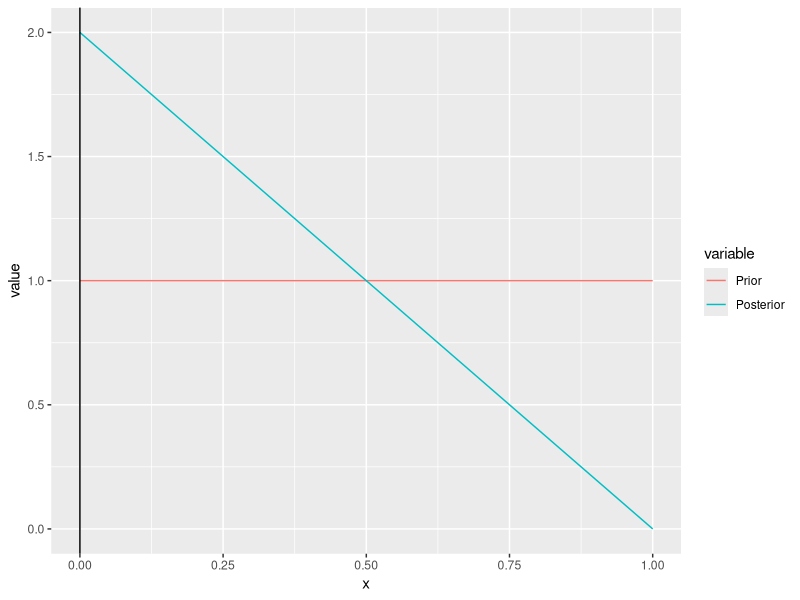
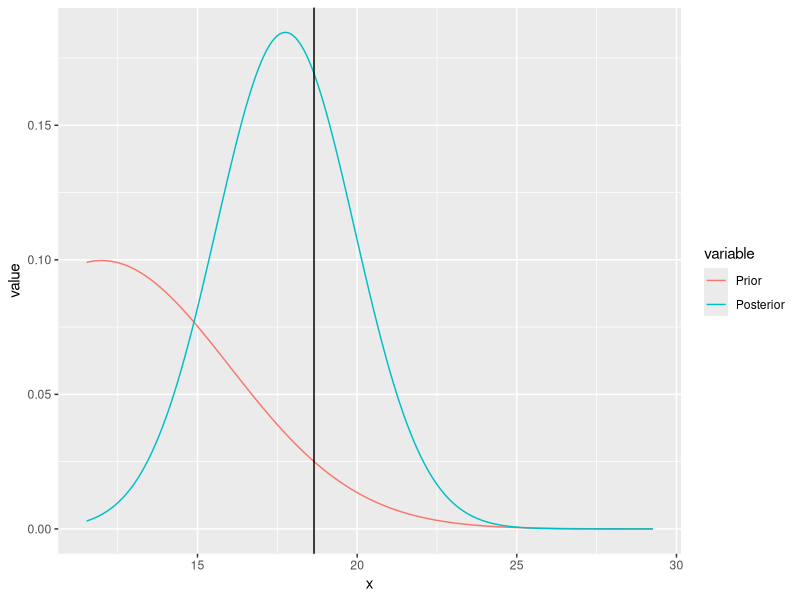

Source code (R) for these figures, in order:
#Inference for Binomial with Beta Prior
BBB<-function(n,p,alpha,beta)
{
  require(ggplot2)
  require(reshape2)
  xx<-rbinom(1,n,p)
  p_hat<-xx/n
  print("Observed Proportion, Posterior Mean")
  p_hat_Post<-(alpha+xx)/(n+alpha+beta)
  print(c(p_hat,p_hat_Post))
  x  <- seq(0, 1, 0.01)
  Prior <- dbeta(x,alpha,beta)
  Posterior <- dbeta(x,alpha+xx,n+beta-xx)

  df <- data.frame(x, Prior, Posterior)
  
  # melt the data to a long format
  df2 <- reshape2::melt(data = df, id.vars = "x")
  
  # plot, using the aesthetics argument 'colour'
  ggplot(data = df2, aes(x = x, y = value, colour = variable)) + geom_line(line=2) + geom_vline(xintercept=p_hat) #change linetype

 
}

n<-1
p<-0.3
alpha<-1
beta<-1

BBB(n,p,alpha,beta)
#Inference for Normal with Normal Prior
BNN<-function(n,mu,sigma,theta,tau)
{
  require(ggplot2)
  require(reshape2)
  xx<-rnorm(n,mu,sigma)
  xbar<-mean(xx)
  theta_post<-(theta*sigma^2+n*xbar*tau^2)/(sigma^2+n*tau^2)
  tau_post<-(sigma^2*tau^2)/(sigma^2+n*tau^2)
  print("Observed Mean, Posterior Mean")
  xbar_Post<-theta_post
  print(c(xbar,xbar_Post))
  a<-min(xx)-1
  b<-max(xx)+1
  x  <- seq(a, b, 0.01)
  Prior <- dnorm(x,theta,tau)
  Posterior <- dnorm(x,theta_post,tau_post)

  df <- data.frame(x, Prior, Posterior)
  
  # melt the data to a long format
  df2 <- reshape2::melt(data = df, id.vars = "x")
  
  # plot, using the aesthetics argument 'colour'
  ggplot(data = df2, aes(x = x, y = value, colour = variable)) + geom_line() + geom_vline(xintercept=xbar)
  
  
}

BNN(10,20,5,12,4)
